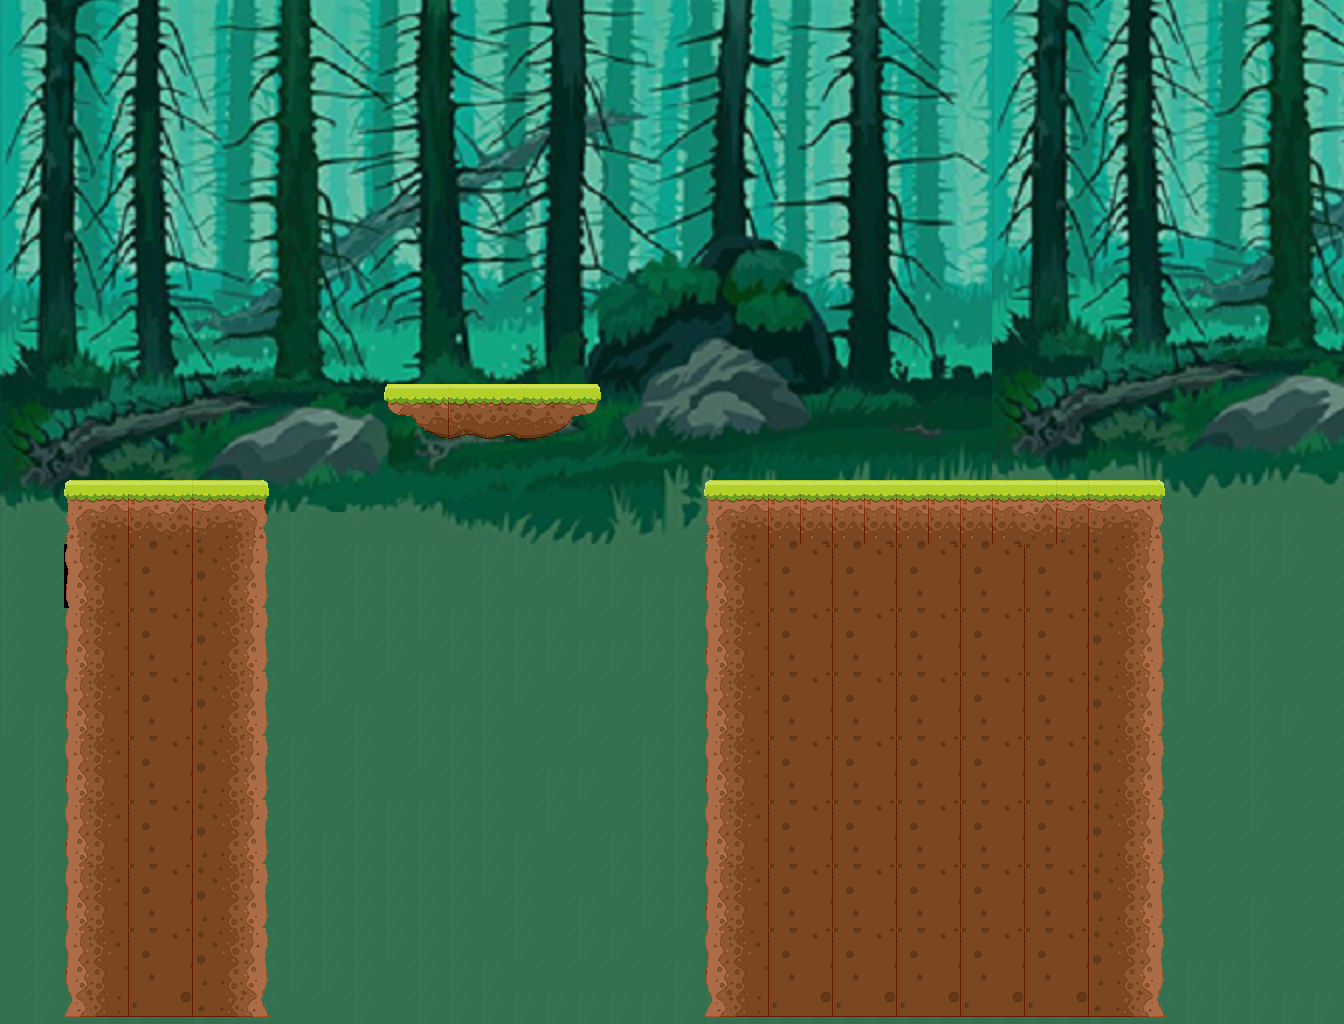

A 2D game scene composited from a Tiled map and its tileset images. What follows is a short description and the map's XML, with each tile layer's data collapsed to a summary:
An orthogonal 42x32 tile map with 32x32 px tiles, 2 tile layers (Capa de patrones 1, Capa de patrones 2), 2 tilesets and 3 objects.

<map version="1.2" tiledversion="1.3.4" orientation="orthogonal" renderorder="right-down" width="42" height="32" tilewidth="32" tileheight="32" infinite="0" nextlayerid="5" nextobjectid="13">
 <tileset firstgid="1" source="Suelo.tsx" />
 <tileset firstgid="86" source="Background.tsx" />
 <layer id="1" name="Capa de patrones 1" width="42" height="32">
  <data>[1344 cells, 1320 non-empty, 526 distinct tile ids]</data>
 </layer>
 <objectgroup id="4" name="Suelo">
  <object id="2" x="66.6879" y="481.106" width="198.476" height="531.916" visible="0" />
  <object id="7" x="706.575" y="481.106" width="455.701" height="528.74" visible="0" />
  <object id="12" x="387.969" y="382.149" rotation="1.14291" visible="0">
   <polygon points="0,0 211.178,0 211.178,28.5805 185.774,30.1684 166.72,49.222 52.3977,52.3977 23.8171,33.344 0,33.344" />
  </object>
 </objectgroup>
 <layer id="3" name="Capa de patrones 2" width="42" height="32">
  <data>[1344 cells, 388 non-empty, 49 distinct tile ids]</data>
 </layer>
</map>
